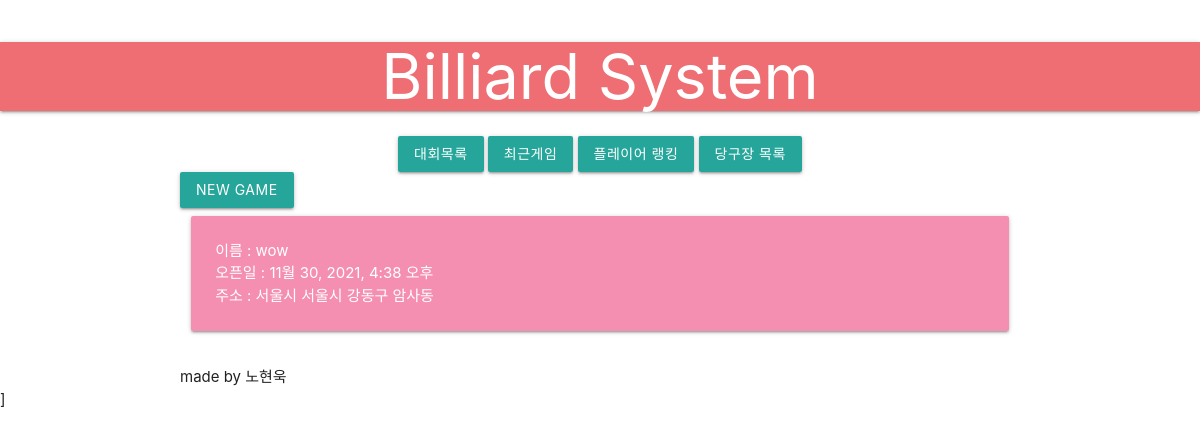
Screenshot of /club with the database file from the repository.
### player/models.py (models this page shows, shortened)
class BilliardClub(models.Model):
    open_date = models.DateTimeField()
    name = models.CharField(max_length=50)
    address = models.ForeignKey(Address, on_delete=models.CASCADE)

class Address(models.Model):
    do_name = models.CharField(max_length=30)
    si_name = models.CharField(max_length=30)
    gu_name = models.CharField(max_length=30)
    dong_name = models.CharField(max_length=30)
    def __str__(self):
        return self.do_name + ' ' + self.si_name + ' ' + self.gu_name + ' ' + self.dong_name

### player/views.py (the view)
# urls.py: path('club', views.club_list, name="club_list"),
def club_list(request):
    clubs = BilliardClub.objects.all()
    return render(request, 'player/club_list.html', {'clubs': clubs})

### player/templates/player/club_list.html
{% extends 'player/base.html' %}
{% block content %}
<a href="{% url 'new_game' %}" class="btn">New Game</a>
<div class="row">
{% for club in clubs %}
	<a href="{% url 'club_detail' club.pk %}">
	<div class="col s12">
		<div class="card pink lighten-3">
			<div class="card-content white-text">
				<p>이름 : {{club.name}}</p>
                <p>오픈일 : {{club.open_date}}</p>
                <p>주소 : {{club.address}}</p>
			</div>
		</div>
	</div>
	</a>
{% endfor %}
</div>
{% endblock %}

### rows the page displays
BilliardClub: name "wow", open_date "11월 30, 2021, 4:38 오후", address "서울시 서울시 강동구 암사동"
